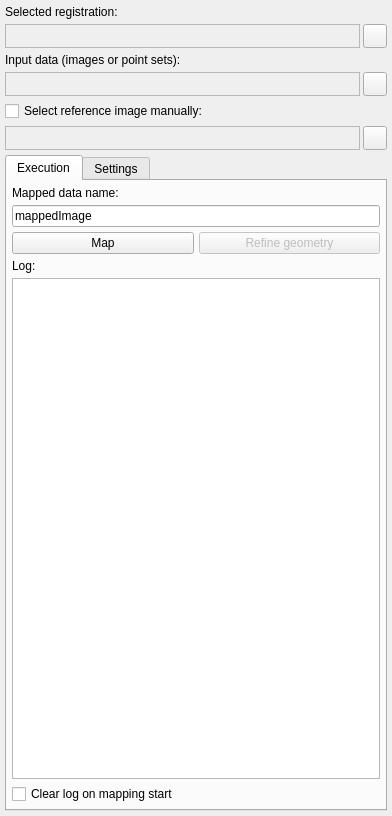
<?xml version="1.0" encoding="UTF-8"?>
<ui version="4.0">
 <class>RegistrationMapperControls</class>
 <widget class="QWidget" name="RegistrationMapperControls">
  <property name="geometry">
   <rect>
    <x>0</x>
    <y>0</y>
    <width>392</width>
    <height>816</height>
   </rect>
  </property>
  <layout class="QVBoxLayout" name="verticalLayout">
   <property name="spacing">
    <number>5</number>
   </property>
   <property name="margin">
    <number>5</number>
   </property>
   <item>
    <widget class="QLabel" name="label_4">
     <property name="text">
      <string>Selected registration:</string>
     </property>
    </widget>
   </item>
   <item>
    <layout class="QHBoxLayout" name="horizontalLayout">
     <property name="spacing">
      <number>3</number>
     </property>
     <item>
      <widget class="QLabel" name="m_lbRegistrationName">
       <property name="sizePolicy">
        <sizepolicy hsizetype="MinimumExpanding" vsizetype="Preferred">
         <horstretch>0</horstretch>
         <verstretch>0</verstretch>
        </sizepolicy>
       </property>
       <property name="minimumSize">
        <size>
         <width>0</width>
         <height>0</height>
        </size>
       </property>
       <property name="palette">
        <palette>
         <active>
          <colorrole role="Text">
           <brush brushstyle="SolidPattern">
            <color alpha="255">
             <red>0</red>
             <green>170</green>
             <blue>0</blue>
            </color>
           </brush>
          </colorrole>
         </active>
         <inactive>
          <colorrole role="Text">
           <brush brushstyle="SolidPattern">
            <color alpha="255">
             <red>0</red>
             <green>170</green>
             <blue>0</blue>
            </color>
           </brush>
          </colorrole>
         </inactive>
         <disabled>
          <colorrole role="Text">
           <brush brushstyle="SolidPattern">
            <color alpha="255">
             <red>159</red>
             <green>158</green>
             <blue>158</blue>
            </color>
           </brush>
          </colorrole>
         </disabled>
        </palette>
       </property>
       <property name="font">
        <font>
         <weight>75</weight>
         <bold>true</bold>
        </font>
       </property>
       <property name="toolTip">
        <string>Registration that should be used to map the moving image...</string>
       </property>
       <property name="frameShape">
        <enum>QFrame::StyledPanel</enum>
       </property>
       <property name="lineWidth">
        <number>2</number>
       </property>
       <property name="midLineWidth">
        <number>1</number>
       </property>
       <property name="text">
        <string/>
       </property>
      </widget>
     </item>
     <item>
      <widget class="QPushButton" name="m_pbLockReg">
       <property name="sizePolicy">
        <sizepolicy hsizetype="Maximum" vsizetype="Fixed">
         <horstretch>0</horstretch>
         <verstretch>0</verstretch>
        </sizepolicy>
       </property>
       <property name="minimumSize">
        <size>
         <width>24</width>
         <height>24</height>
        </size>
       </property>
       <property name="maximumSize">
        <size>
         <width>24</width>
         <height>24</height>
        </size>
       </property>
       <property name="toolTip">
        <string>Lock the selected registration for mapping</string>
       </property>
       <property name="text">
        <string/>
       </property>
       <property name="icon">
        <iconset>
         <normaloff>:/inova.registration.views.mapper/resources/icon_unlock.png</normaloff>
         <normalon>:/inova.registration.views.mapper/resources/icon_lock.png</normalon>:/inova.registration.views.mapper/resources/icon_unlock.png</iconset>
       </property>
       <property name="checkable">
        <bool>true</bool>
       </property>
       <property name="checked">
        <bool>false</bool>
       </property>
       <property name="flat">
        <bool>false</bool>
       </property>
      </widget>
     </item>
    </layout>
   </item>
   <item>
    <widget class="QLabel" name="label_5">
     <property name="text">
      <string>Input data (images or point sets):</string>
     </property>
    </widget>
   </item>
   <item>
    <layout class="QHBoxLayout" name="horizontalLayout_2">
     <property name="spacing">
      <number>3</number>
     </property>
     <item>
      <widget class="QLabel" name="m_lbInputName">
       <property name="sizePolicy">
        <sizepolicy hsizetype="MinimumExpanding" vsizetype="Preferred">
         <horstretch>0</horstretch>
         <verstretch>0</verstretch>
        </sizepolicy>
       </property>
       <property name="minimumSize">
        <size>
         <width>0</width>
         <height>0</height>
        </size>
       </property>
       <property name="palette">
        <palette>
         <active>
          <colorrole role="Text">
           <brush brushstyle="SolidPattern">
            <color alpha="255">
             <red>0</red>
             <green>170</green>
             <blue>0</blue>
            </color>
           </brush>
          </colorrole>
         </active>
         <inactive>
          <colorrole role="Text">
           <brush brushstyle="SolidPattern">
            <color alpha="255">
             <red>0</red>
             <green>170</green>
             <blue>0</blue>
            </color>
           </brush>
          </colorrole>
         </inactive>
         <disabled>
          <colorrole role="Text">
           <brush brushstyle="SolidPattern">
            <color alpha="255">
             <red>159</red>
             <green>158</green>
             <blue>158</blue>
            </color>
           </brush>
          </colorrole>
         </disabled>
        </palette>
       </property>
       <property name="font">
        <font>
         <weight>75</weight>
         <bold>true</bold>
        </font>
       </property>
       <property name="toolTip">
        <string>Moving image that should be mapped...</string>
       </property>
       <property name="frameShape">
        <enum>QFrame::StyledPanel</enum>
       </property>
       <property name="lineWidth">
        <number>2</number>
       </property>
       <property name="midLineWidth">
        <number>1</number>
       </property>
       <property name="text">
        <string/>
       </property>
      </widget>
     </item>
     <item>
      <widget class="QPushButton" name="m_pbLockInput">
       <property name="sizePolicy">
        <sizepolicy hsizetype="Maximum" vsizetype="Fixed">
         <horstretch>0</horstretch>
         <verstretch>0</verstretch>
        </sizepolicy>
       </property>
       <property name="minimumSize">
        <size>
         <width>24</width>
         <height>24</height>
        </size>
       </property>
       <property name="maximumSize">
        <size>
         <width>24</width>
         <height>24</height>
        </size>
       </property>
       <property name="toolTip">
        <string>Lock the selected moving image to do not change anymore</string>
       </property>
       <property name="text">
        <string/>
       </property>
       <property name="icon">
        <iconset>
         <normaloff>:/inova.registration.views.mapper/resources/icon_unlock.png</normaloff>
         <normalon>:/inova.registration.views.mapper/resources/icon_lock.png</normalon>:/inova.registration.views.mapper/resources/icon_unlock.png</iconset>
       </property>
       <property name="checkable">
        <bool>true</bool>
       </property>
       <property name="flat">
        <bool>false</bool>
       </property>
      </widget>
     </item>
    </layout>
   </item>
   <item>
    <widget class="QCheckBox" name="m_cbManualRef">
     <property name="toolTip">
      <string>Select reference manually instat of determined by registration...</string>
     </property>
     <property name="text">
      <string>Select reference image manually:</string>
     </property>
    </widget>
   </item>
   <item>
    <layout class="QHBoxLayout" name="horizontalLayout_4">
     <property name="spacing">
      <number>3</number>
     </property>
     <item>
      <widget class="QLabel" name="m_lbReferenceName">
       <property name="sizePolicy">
        <sizepolicy hsizetype="MinimumExpanding" vsizetype="Preferred">
         <horstretch>0</horstretch>
         <verstretch>0</verstretch>
        </sizepolicy>
       </property>
       <property name="palette">
        <palette>
         <active>
          <colorrole role="Text">
           <brush brushstyle="SolidPattern">
            <color alpha="255">
             <red>0</red>
             <green>170</green>
             <blue>0</blue>
            </color>
           </brush>
          </colorrole>
         </active>
         <inactive>
          <colorrole role="Text">
           <brush brushstyle="SolidPattern">
            <color alpha="255">
             <red>0</red>
             <green>170</green>
             <blue>0</blue>
            </color>
           </brush>
          </colorrole>
         </inactive>
         <disabled>
          <colorrole role="Text">
           <brush brushstyle="SolidPattern">
            <color alpha="255">
             <red>159</red>
             <green>158</green>
             <blue>158</blue>
            </color>
           </brush>
          </colorrole>
         </disabled>
        </palette>
       </property>
       <property name="font">
        <font>
         <weight>75</weight>
         <bold>true</bold>
        </font>
       </property>
       <property name="toolTip">
        <string>Reference image that is used to determine the field of view mapped into...</string>
       </property>
       <property name="frameShape">
        <enum>QFrame::StyledPanel</enum>
       </property>
       <property name="lineWidth">
        <number>2</number>
       </property>
       <property name="midLineWidth">
        <number>1</number>
       </property>
       <property name="text">
        <string/>
       </property>
      </widget>
     </item>
     <item>
      <widget class="QPushButton" name="m_pbLockRef">
       <property name="sizePolicy">
        <sizepolicy hsizetype="Maximum" vsizetype="Fixed">
         <horstretch>0</horstretch>
         <verstretch>0</verstretch>
        </sizepolicy>
       </property>
       <property name="minimumSize">
        <size>
         <width>24</width>
         <height>24</height>
        </size>
       </property>
       <property name="maximumSize">
        <size>
         <width>24</width>
         <height>24</height>
        </size>
       </property>
       <property name="toolTip">
        <string>Lock the reference image</string>
       </property>
       <property name="text">
        <string/>
       </property>
       <property name="icon">
        <iconset>
         <normaloff>:/inova.registration.views.mapper/resources/icon_unlock.png</normaloff>
         <normalon>:/inova.registration.views.mapper/resources/icon_lock.png</normalon>:/inova.registration.views.mapper/resources/icon_unlock.png</iconset>
       </property>
       <property name="checkable">
        <bool>true</bool>
       </property>
       <property name="flat">
        <bool>false</bool>
       </property>
      </widget>
     </item>
    </layout>
   </item>
   <item>
    <widget class="QTabWidget" name="m_tabs">
     <property name="enabled">
      <bool>true</bool>
     </property>
     <property name="currentIndex">
      <number>0</number>
     </property>
     <property name="documentMode">
      <bool>false</bool>
     </property>
     <property name="tabsClosable">
      <bool>false</bool>
     </property>
     <property name="movable">
      <bool>false</bool>
     </property>
     <widget class="QWidget" name="m_tabExecution">
      <attribute name="title">
       <string>Execution</string>
      </attribute>
      <layout class="QVBoxLayout" name="verticalLayout_2">
       <property name="spacing">
        <number>5</number>
       </property>
       <property name="margin">
        <number>5</number>
       </property>
       <item>
        <widget class="QLabel" name="label_9">
         <property name="text">
          <string>Mapped data name:</string>
         </property>
        </widget>
       </item>
       <item>
        <widget class="QLineEdit" name="m_leMappedName">
         <property name="toolTip">
          <string>Name of the resulting mapped image</string>
         </property>
         <property name="text">
          <string>mappedImage</string>
         </property>
        </widget>
       </item>
       <item>
        <layout class="QHBoxLayout" name="horizontalLayout_5">
         <item>
          <widget class="QPushButton" name="m_pbMap">
           <property name="toolTip">
            <string>&lt;html&gt;&lt;head/&gt;&lt;body&gt;&lt;p&gt;Starts the mapping of the input image with the current settings.&lt;/p&gt;&lt;/body&gt;&lt;/html&gt;</string>
           </property>
           <property name="text">
            <string>Map</string>
           </property>
          </widget>
         </item>
         <item>
          <widget class="QPushButton" name="m_pbRefine">
           <property name="enabled">
            <bool>false</bool>
           </property>
           <property name="toolTip">
            <string>&lt;html&gt;&lt;head/&gt;&lt;body&gt;&lt;p&gt;Applys the registration by refining the geometry of the data and not by resampling it. This option can only be selected if the chosen registration is 3D and can be decomposed in a rotation matrix and offset.&lt;/p&gt;&lt;/body&gt;&lt;/html&gt;</string>
           </property>
           <property name="text">
            <string>Refine geometry</string>
           </property>
          </widget>
         </item>
        </layout>
       </item>
       <item>
        <widget class="QLabel" name="label_log">
         <property name="text">
          <string>Log:</string>
         </property>
        </widget>
       </item>
       <item>
        <widget class="QTextEdit" name="m_teLog">
         <property name="font">
          <font>
           <pointsize>9</pointsize>
          </font>
         </property>
         <property name="tabChangesFocus">
          <bool>true</bool>
         </property>
         <property name="lineWrapMode">
          <enum>QTextEdit::NoWrap</enum>
         </property>
         <property name="readOnly">
          <bool>true</bool>
         </property>
        </widget>
       </item>
       <item>
        <widget class="QCheckBox" name="m_checkClearLog">
         <property name="text">
          <string>Clear log on mapping start</string>
         </property>
        </widget>
       </item>
      </layout>
     </widget>
     <widget class="QWidget" name="m_tabSettings">
      <attribute name="title">
       <string>Settings</string>
      </attribute>
      <layout class="QVBoxLayout" name="verticalLayout_3">
       <property name="spacing">
        <number>5</number>
       </property>
       <property name="margin">
        <number>5</number>
       </property>
       <item>
        <widget class="QGroupBox" name="m_groupAllowUndefPixels">
         <property name="sizePolicy">
          <sizepolicy hsizetype="Preferred" vsizetype="Maximum">
           <horstretch>0</horstretch>
           <verstretch>0</verstretch>
          </sizepolicy>
         </property>
         <property name="font">
          <font>
           <weight>50</weight>
           <bold>false</bold>
          </font>
         </property>
         <property name="toolTip">
          <string>&lt;html&gt;&lt;head/&gt;&lt;body&gt;&lt;p&gt;Allows that pixels may not be defined in the mapped image because they are outside of the field of view of the used input image.&lt;/p&gt;&lt;p&gt;The pixels will be marked with the given padding value.&lt;/p&gt;&lt;p&gt;If unchecked the mapping will be aborted in a case of undefined pixels.&lt;/p&gt;&lt;/body&gt;&lt;/html&gt;</string>
         </property>
         <property name="title">
          <string>Allow undefined pixels</string>
         </property>
         <property name="flat">
          <bool>false</bool>
         </property>
         <property name="checkable">
          <bool>true</bool>
         </property>
         <layout class="QHBoxLayout" name="horizontalLayout_6">
          <property name="spacing">
           <number>5</number>
          </property>
          <property name="leftMargin">
           <number>9</number>
          </property>
          <property name="topMargin">
           <number>5</number>
          </property>
          <property name="rightMargin">
           <number>9</number>
          </property>
          <property name="bottomMargin">
           <number>5</number>
          </property>
          <item>
           <widget class="QLabel" name="label_7">
            <property name="text">
             <string>Padding value:</string>
            </property>
           </widget>
          </item>
          <item>
           <widget class="QSpinBox" name="m_sbPaddingValue">
            <property name="sizePolicy">
             <sizepolicy hsizetype="Maximum" vsizetype="Fixed">
              <horstretch>0</horstretch>
              <verstretch>0</verstretch>
             </sizepolicy>
            </property>
            <property name="toolTip">
             <string>Pixel value that indicates pixels that are outside of the input image</string>
            </property>
            <property name="minimum">
             <number>-5000</number>
            </property>
            <property name="maximum">
             <number>5000</number>
            </property>
           </widget>
          </item>
         </layout>
        </widget>
       </item>
       <item>
        <widget class="QGroupBox" name="m_groupAllowUnregPixels">
         <property name="sizePolicy">
          <sizepolicy hsizetype="Preferred" vsizetype="Maximum">
           <horstretch>0</horstretch>
           <verstretch>0</verstretch>
          </sizepolicy>
         </property>
         <property name="font">
          <font>
           <weight>50</weight>
           <bold>false</bold>
          </font>
         </property>
         <property name="toolTip">
          <string>&lt;html&gt;&lt;head/&gt;&lt;body&gt;&lt;p&gt;Allows that pixels may not be registred because they are outside of the field of view of the used registration. The location in the correlated input image pixel(s) are therefore unkown. The pixels will be marked witrh the given error value.&lt;/p&gt;&lt;p&gt;If unchecked the mapping will be aborted in a case of unregistered pixels.&lt;/p&gt;&lt;/body&gt;&lt;/html&gt;</string>
         </property>
         <property name="title">
          <string>Allow unregistred pixels</string>
         </property>
         <property name="flat">
          <bool>false</bool>
         </property>
         <property name="checkable">
          <bool>true</bool>
         </property>
         <layout class="QHBoxLayout" name="horizontalLayout_7">
          <property name="spacing">
           <number>5</number>
          </property>
          <property name="topMargin">
           <number>5</number>
          </property>
          <property name="bottomMargin">
           <number>5</number>
          </property>
          <item>
           <widget class="QLabel" name="label_6">
            <property name="text">
             <string>Error value:</string>
            </property>
           </widget>
          </item>
          <item>
           <widget class="QSpinBox" name="m_sbErrorValue">
            <property name="sizePolicy">
             <sizepolicy hsizetype="Maximum" vsizetype="Fixed">
              <horstretch>0</horstretch>
              <verstretch>0</verstretch>
             </sizepolicy>
            </property>
            <property name="toolTip">
             <string>&lt;html&gt;&lt;head/&gt;&lt;body&gt;&lt;p&gt;Value of pixels that cannot be registered because of an unsufficient field of view of the selected registration instance.&lt;/p&gt;&lt;/body&gt;&lt;/html&gt;</string>
            </property>
            <property name="minimum">
             <number>-5000</number>
            </property>
            <property name="maximum">
             <number>5000</number>
            </property>
           </widget>
          </item>
         </layout>
        </widget>
       </item>
       <item>
        <widget class="QLabel" name="label_8">
         <property name="sizePolicy">
          <sizepolicy hsizetype="Preferred" vsizetype="Maximum">
           <horstretch>0</horstretch>
           <verstretch>0</verstretch>
          </sizepolicy>
         </property>
         <property name="text">
          <string>Interpolator:</string>
         </property>
        </widget>
       </item>
       <item>
        <widget class="QComboBox" name="m_comboInterpolator">
         <property name="enabled">
          <bool>true</bool>
         </property>
         <property name="toolTip">
          <string>&lt;html&gt;&lt;head/&gt;&lt;body&gt;&lt;p&gt;Interpolation function that should be used to map the pixel values from the input image into the result image.&lt;/p&gt;&lt;/body&gt;&lt;/html&gt;</string>
         </property>
         <property name="currentIndex">
          <number>1</number>
         </property>
         <item>
          <property name="text">
           <string>Nearest Neighbor</string>
          </property>
         </item>
         <item>
          <property name="text">
           <string>Linear</string>
          </property>
         </item>
         <item>
          <property name="text">
           <string>BSpline (3rd order)</string>
          </property>
         </item>
         <item>
          <property name="text">
           <string>Windowed Sinc (Hamming)</string>
          </property>
         </item>
         <item>
          <property name="text">
           <string>Windowed Sinc (Welch)</string>
          </property>
         </item>
        </widget>
       </item>
       <item>
        <widget class="QGroupBox" name="m_groupActivateSampling">
         <property name="sizePolicy">
          <sizepolicy hsizetype="Preferred" vsizetype="Maximum">
           <horstretch>0</horstretch>
           <verstretch>0</verstretch>
          </sizepolicy>
         </property>
         <property name="title">
          <string>Activate super/sub sampling</string>
         </property>
         <property name="checkable">
          <bool>true</bool>
         </property>
         <property name="checked">
          <bool>false</bool>
         </property>
         <layout class="QVBoxLayout" name="verticalLayout_4">
          <property name="spacing">
           <number>5</number>
          </property>
          <item>
           <widget class="QCheckBox" name="m_cbLinkFactors">
            <property name="toolTip">
             <string>&lt;html&gt;&lt;head/&gt;&lt;body&gt;&lt;p&gt;Check to ensure that x, y and z dimension use the same sampling factor.&lt;/p&gt;&lt;/body&gt;&lt;/html&gt;</string>
            </property>
            <property name="text">
             <string>linked factors</string>
            </property>
            <property name="checked">
             <bool>true</bool>
            </property>
           </widget>
          </item>
          <item>
           <layout class="QHBoxLayout" name="horizontalLayout_8">
            <item>
             <widget class="QLabel" name="label_10">
              <property name="sizePolicy">
               <sizepolicy hsizetype="Maximum" vsizetype="Preferred">
                <horstretch>0</horstretch>
                <verstretch>0</verstretch>
               </sizepolicy>
              </property>
              <property name="text">
               <string>x:</string>
              </property>
              <property name="alignment">
               <set>Qt::AlignRight|Qt::AlignTrailing|Qt::AlignVCenter</set>
              </property>
             </widget>
            </item>
            <item>
             <widget class="QDoubleSpinBox" name="m_sbXFactor">
              <property name="toolTip">
               <string>&lt;html&gt;&lt;head/&gt;&lt;body&gt;&lt;p&gt;Indicate the sampling factor to change the resolution.&lt;/p&gt;&lt;p&gt;2.0: doubled resolution; e.g. 100 pixels -&amp;gt; 200 pixels and spacing 1 -&amp;gt; spacing 0.5&lt;/p&gt;&lt;p&gt;0.5: half resolution; e.g. 100 pixels -&amp;gt; 50 pixels and spacing 1 -&amp;gt; spacing 2&lt;/p&gt;&lt;/body&gt;&lt;/html&gt;</string>
              </property>
             </widget>
            </item>
            <item>
             <widget class="QLabel" name="label_12">
              <property name="text">
               <string>y:</string>
              </property>
              <property name="alignment">
               <set>Qt::AlignRight|Qt::AlignTrailing|Qt::AlignVCenter</set>
              </property>
             </widget>
            </item>
            <item>
             <widget class="QDoubleSpinBox" name="m_sbYFactor"/>
            </item>
            <item>
             <widget class="QLabel" name="label_11">
              <property name="text">
               <string>z:</string>
              </property>
              <property name="alignment">
               <set>Qt::AlignRight|Qt::AlignTrailing|Qt::AlignVCenter</set>
              </property>
             </widget>
            </item>
            <item>
             <widget class="QDoubleSpinBox" name="m_sbZFactor"/>
            </item>
           </layout>
          </item>
         </layout>
        </widget>
       </item>
       <item>
        <spacer name="verticalSpacer">
         <property name="orientation">
          <enum>Qt::Vertical</enum>
         </property>
         <property name="sizeType">
          <enum>QSizePolicy::Preferred</enum>
         </property>
         <property name="sizeHint" stdset="0">
          <size>
           <width>20</width>
           <height>700</height>
          </size>
         </property>
        </spacer>
       </item>
      </layout>
     </widget>
    </widget>
   </item>
  </layout>
 </widget>
 <resources/>
 <connections/>
 <designerdata>
  <property name="gridDeltaX">
   <number>5</number>
  </property>
  <property name="gridDeltaY">
   <number>5</number>
  </property>
  <property name="gridSnapX">
   <bool>true</bool>
  </property>
  <property name="gridSnapY">
   <bool>true</bool>
  </property>
  <property name="gridVisible">
   <bool>true</bool>
  </property>
 </designerdata>
</ui>
